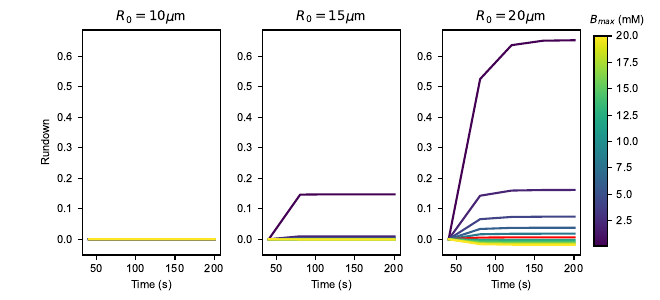

Recreate this plot in Python.
import matplotlib
import matplotlib.pyplot as plt
import myokit
import copy
import numpy as np
from matplotlib import cm
from mpl_toolkits.axes_grid1.inset_locator import inset_axes

# import project files
from helpers import multi_compartment_model
import parameters

# Set font
matplotlib.rc('font', family='arial', size = 8)

# Constants
bmax_range = [0.1] #np.linspace(0.1, 20, 10)
bmax_range = bmax_range + [2*(i+1) for i in range(10)]
dR = parameters.dR # cm
t0 = parameters.t0_max # milli seconds
thold = 40000 #parameters.thold_default # milli seconds
n_sweep, mult = parameters.cal_n_sweep(thold) 
colors = [matplotlib.cm.viridis(x) for x in np.linspace(0, 1, len(bmax_range))]

fig = plt.figure(figsize=(6.6, 3))
run_1 = fig.add_subplot(131)
run_2 = fig.add_subplot(132)
run_3 = fig.add_subplot(133)

ax_run = [run_1, run_2, run_3]

R_arr = [10e-4, 15e-4, 20e-4] #parameters.R_min + 3e-4# cm

for z in range(len(R_arr)):
    R = R_arr[z]
    N_div = int((R-parameters.Rh)/dR) #70

    # array for store
    log_b = [f'calcium_dynamics.B{i}' for i in range(N_div)]

    model = myokit.load_model('resources/zeng-ical-template.mmt')
    model.get('calcium_dynamics.R').set_rhs(R)

    m0 = multi_compartment_model(model, N_div, [0 for _ in range(N_div)])

    # define B initial
    m1 = copy.deepcopy(m0)
    m1.get('calcium_dynamics.buffering').set_rhs(0)
    m1.get('calcium_dynamics.current').set_rhs(0)

    # strip ion-channel model
    m1.get('L_type_Ca_current.d').demote
    m1.get('L_type_Ca_current.d').set_rhs(0)
    m1.get('L_type_Ca_current.f').demote
    m1.get('L_type_Ca_current.f').set_rhs(1)

    for i in range(N_div):
        m1.get(f'calcium_dynamics.Ca{i}').demote
        m1.get(f'calcium_dynamics.Ca{i}').set_rhs(0)
        m1.get(f'calcium_dynamics.CaB{i}').demote
        m1.get(f'calcium_dynamics.CaB{i}').set_rhs(0)

    for i in range(N_div):
        m1.get(f'calcium_dynamics.B{i}').set_state_value(0)

    s0 = myokit.Simulation(m1)
    s0.set_tolerance(abs_tol=parameters.tol_abs, rel_tol=parameters.tol_rel)

    s = copy.deepcopy(s0)
    m = copy.deepcopy(m0)
    d = s.run(t0 + 1, log = log_b, log_times = np.array([t0]))

    for b in log_b:
        m.get(b).set_state_value(d[b][0])

    # ion-channel model ss
    d_inf = m.get('L_type_Ca_current.d_infinity').pyfunc()(-90)
    m.get('L_type_Ca_current.d').set_state_value(d_inf)
    f_inf = m.get('L_type_Ca_current.f_infinity').pyfunc()(-90)
    m.get('L_type_Ca_current.f').set_state_value(f_inf)
    volt = m.get('membrane.V')
    volt.set_binding(None)

    sim = myokit.Simulation(m)
    sim.set_tolerance(abs_tol=parameters.tol_abs, rel_tol=parameters.tol_rel)


    times = np.arange(0, 120, 0.1)
    t_plot = times/1000

    sim_store = copy.deepcopy(sim)

    for j in range(len(bmax_range)):

        if bmax_range[j] == 10:
            color = 'red'
        else:
            color = colors[j]

        sim = copy.deepcopy(sim_store)

        sim.set_constant('calcium_dynamics.B_max', bmax_range[j])

        x = []
        y = []
        for i in range(n_sweep):

            sim.set_constant('membrane.V', -90)
            sim.run(thold, log = [])
            sim.set_constant('membrane.V', -0.001) 
            time = sim.time()
            d = sim.run(120, log = ['L_type_Ca_current.i_CaL'], \
                        log_times=np.arange(time, time+ 120, 0.1))
            

            imin = min(d['L_type_Ca_current.i_CaL'])
            if i == 0:
                i_sweep0 = imin 
            x.append((i+1)*mult)
            y.append(1 - imin/i_sweep0)
            #ax_run[k].scatter((i+1)*mult, 1 - imin/i_sweep0, color = colors[j])
        ax_run[z].plot(x, y, color = color)

# Add colorbar between the subplots on the top
cax = fig.add_axes([0.90, 0.18, 0.02, 0.7])  # Adjust position and size as needed
norm = matplotlib.colors.Normalize(vmin=np.min(bmax_range), vmax=np.max(bmax_range))
sm = plt.cm.ScalarMappable(cmap=matplotlib.cm.viridis, norm=norm)
sm.set_array([])  # You need to set an empty array to the ScalarMappable

# Create colorbar
cbar = plt.colorbar(sm, cax=cax, orientation='vertical')

# Manually set the colorbar label at the bottom
label_text = '${B}_{max}$ (mM)'
cbar.set_label('')
cbar.ax.text(1.8, 1.1, label_text, va='top', ha='center', \
             transform=cbar.ax.transAxes)

    
run_1.set_xlabel('Time (s)')
run_2.set_xlabel('Time (s)')
run_3.set_xlabel('Time (s)')

run_1.set_ylabel('Rundown')
run_1.set_title('$R_0 = 10 \mu$m')
run_2.set_title('$R_0 = 15 \mu$m')
run_3.set_title('$R_0 = 20 \mu$m')

ax1_ylow, ax1_yhigh = run_1.get_ylim()
ax2_ylow, ax2_yhigh = run_2.get_ylim()
ax3_ylow, ax3_yhigh = run_3.get_ylim()

ylow = min(ax1_ylow, ax2_ylow, ax3_ylow)
yhigh = max(ax1_yhigh, ax2_yhigh, ax3_yhigh)

run_1.set_ylim(ylow, yhigh)
run_2.set_ylim(ylow, yhigh)
run_3.set_ylim(ylow, yhigh)

plt.subplots_adjust(top=0.90, right=0.88, bottom= 0.15, wspace=0.30)
plt.savefig('figures/figure12_run_mult.pdf')
plt.close()














